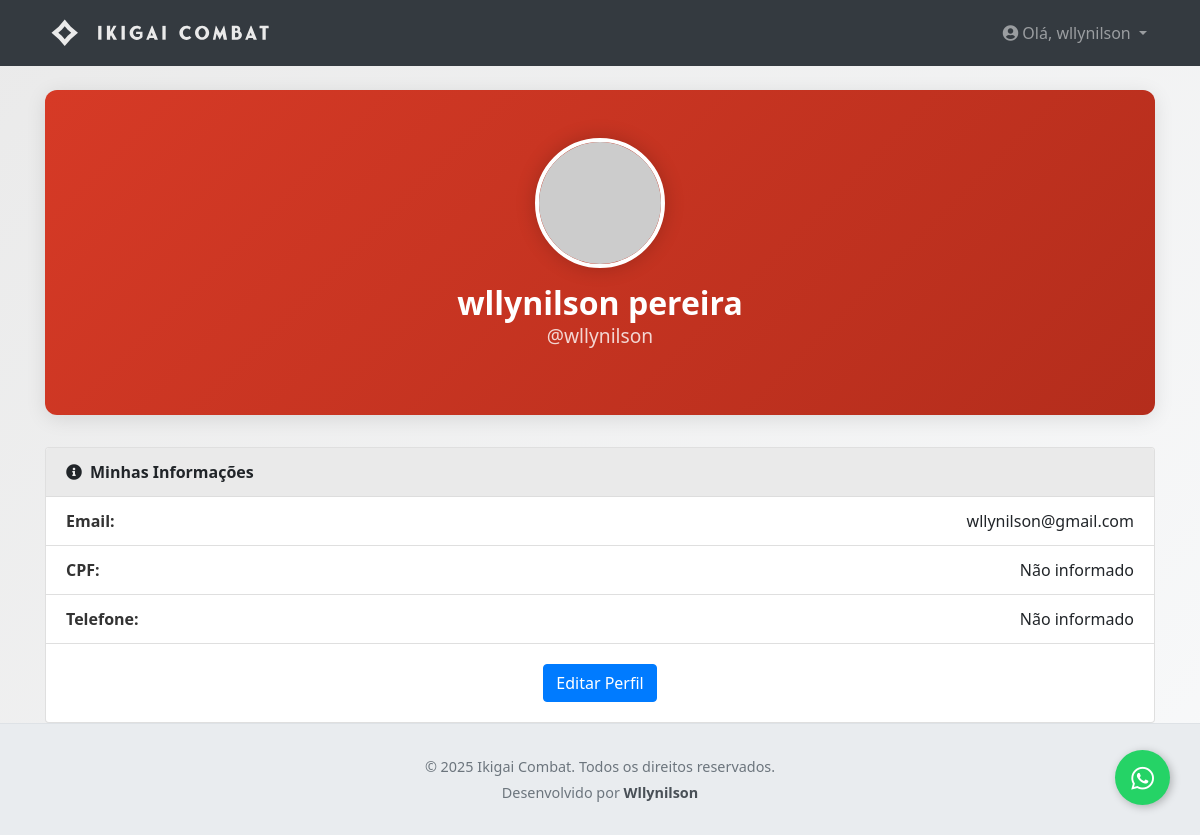
Screenshot of /perfil (signed in) with the database file from the repository.
### app/models.py (models this page shows, shortened)
class User(UserMixin, db.Model):
    __tablename__ = 'users'
    id = db.Column(db.Integer, primary_key=True)
    username = db.Column(db.String(64), index=True, unique=True, nullable=False)
    email = db.Column(db.String(120), index=True, unique=True, nullable=False)
    password_hash = db.Column(db.String(256))
    role = db.Column(db.String(20), nullable=False, default='user')
    nome_completo = db.Column(db.String(150))
    bio = db.Column(db.Text)
    imagem_perfil = db.Column(db.String(300))
    google_id = db.Column(db.String(30), nullable=True, unique=True, index=True)
    inscricoes_registradas = db.relationship('Inscricao', backref='registrado_por', lazy='dynamic',
                                             foreign_keys='Inscricao.registrado_por_user_id')
    participante = db.relationship('Participante', backref='conta_user', uselist=False)

### app/auth/routes.py (the view)
@auth_bp.route('/perfil')
@login_required
def perfil():
    return render_template('auth/perfil.html', title='Meu Perfil')

### app/__init__.py (called while the page is built)
@login_manager.user_loader
def load_user(user_id):
    return models.User.query.get(int(user_id))

### app/templates/auth/perfil.html (shortened to what this page needs)
{% extends "base.html" %}
{% block content %}
    <div class="profile-header">
        <img src="{{ current_user.imagem_perfil or 'https://via.placeholder.com/150.png?text=Perfil' }}"
             alt="Foto de Perfil" class="profile-avatar">
        <h1 class="profile-name">{{ current_user.nome_completo or current_user.username }}</h1>
        <p class="profile-username">@{{ current_user.username }}</p>
    </div>
    <div class="card profile-info-card">
        <div class="card-header">
            <i class="fas fa-info-circle mr-2"></i>Minhas Informações
        </div>
        <ul class="list-group list-group-flush">
            <li class="list-group-item">
                <strong>Email:</strong>
                <span>{{ current_user.email }}</span>
            </li>
            <li class="list-group-item">
                <strong>CPF:</strong>
                <span>{{ current_user.cpf or 'Não informado' }}</span>
            </li>
            <li class="list-group-item">
                <strong>Telefone:</strong>
                <span>{{ current_user.telefone or 'Não informado' }}</span>
            </li>
        </ul>
        <div class="card-body text-center">
            <a href="{{ url_for('auth.editar_perfil') }}" class="btn btn-primary">Editar Perfil</a>
        </div>
    </div>
{% endblock %}

### app/templates/base.html (shortened to what this page needs)
<!DOCTYPE html>
<html lang="pt-BR">
<head>
    <link rel="stylesheet" href="https://stackpath.bootstrapcdn.com/bootstrap/4.5.2/css/bootstrap.min.css">
    <link rel="stylesheet" href="https://cdnjs.cloudflare.com/ajax/libs/font-awesome/5.15.3/css/all.min.css">
    <link rel="stylesheet" href="{{ url_for('static', filename='css/estilos_publicos.css') }}">
</head>
<body>
<nav class="navbar navbar-expand-lg navbar-dark bg-dark mb-4">
    <div class="container">
        <a class="navbar-brand" href="{{ url_for('public.index') }}">
            <img src="{{ url_for('static', filename='images/logo-navbar.svg') }}" alt="Ikigai Combat Logo" height="40">
        </a>
        <div class="collapse navbar-collapse" id="navbarNav">
            <ul class="navbar-nav mr-auto">
                <li class="nav-item active">
                    <a class="nav-link" href="{{ url_for('public.index') }}"> </a>
                </li>
            </ul>
            <ul class="navbar-nav">
                {% if current_user.is_authenticated %}
                    <li class="nav-item dropdown">
                        <a class="nav-link dropdown-toggle" href="#" id="navbarUserDropdown" role="button"
                           data-toggle="dropdown" aria-haspopup="true" aria-expanded="false">
                            <i class="fas fa-user-circle"></i> Olá, {{ current_user.username }}
                        </a>
                    </li>
                {% endif %}
            </ul>
        </div>
    </div>
</nav>
    <main role="main">
        <div class="container">
            {% block content %}{% endblock %}
        </div>
    </main>
<footer class="site-footer">
    <div class="container text-center">
        <p class="mb-1">&copy; {{ current_year }} Ikigai Combat. Todos os direitos reservados.</p>
        <p class="developer-credit mb-0">Desenvolvido por
            <a href="https://www.wllynilson.com.br" target="_blank">Wllynilson</a>
        </p>
    </div>
</footer>
<a href="https://wa.me/5563992457273?text=OSS!%20Preciso%20de%20ajuda%20com%20a%20plataforma%20de%20eventos%20Ikigai." class="whatsapp-fab" target="_blank" title="Fale com o Suporte">
    <i class="fab fa-whatsapp"></i>
</a>
</body>
</html>

### app/static/css/estilos_publicos.css (style rules this page uses)
:root { --primary-red: rgb(214, 58, 38); --primary-white: rgb(234, 234, 234); --dark-red: rgb(180, 45, 28); --light-red: rgba(214, 58, 38, 0.1); --shadow: 0 4px 20px rgba(0, 0, 0, 0.1); --shadow-hover: 0 8px 30px rgba(0, 0, 0, 0.15); --border-radius: 12px; --transition: all 0.3s ease; }
body { background: linear-gradient(135deg, var(--primary-white) 0%, #f8f9fa 100%); font-family: 'Segoe UI', Tahoma, Geneva, Verdana, sans-serif; }
.whatsapp-fab { position: fixed; width: 55px; height: 55px; bottom: 30px; right: 30px; background-color: #25D366; color: #FFF; border-radius: 50%; text-align: center; font-size: 26px; box-shadow: 2px 2px 8px rgba(0, 0, 0, 0.25); z-index: 1000; display: flex; align-items: center; justify-content: center; text-decoration: none; transition: var(--transition); }
.site-footer { padding: 2rem 0; background-color: #e9ecef; border-top: 1px solid #dee2e6; font-size: 0.9rem; color: #6c757d; }
.developer-credit a { color: #495057; font-weight: 600; text-decoration: none; transition: var(--transition); }
.profile-header { background: linear-gradient(135deg, var(--primary-red), var(--dark-red)); color: white; padding: 3rem 2rem; border-radius: var(--border-radius); margin-bottom: 2rem; text-align: center; box-shadow: var(--shadow); }
.profile-avatar { width: 130px; height: 130px; border-radius: 50%; border: 4px solid white; box-shadow: 0 0 20px rgba(0,0,0,0.2); object-fit: cover; margin-bottom: 1rem; }
.profile-name { font-weight: 700; font-size: 2rem; margin: 0; }
.profile-username { font-weight: 300; opacity: 0.8; font-size: 1.2rem; }
.profile-info-card .card-header { font-weight: 700; background-color: var(--primary-white); border-bottom: 1px solid #ddd; }
.profile-info-card .list-group-item { display: flex; justify-content: space-between; align-items: center; }
.profile-info-card .list-group-item strong { color: #333; }

### rows the page displays
User: username "wllynilson", nome_completo "wllynilson pereira", email "wllynilson@gmail.com"

### other values shown
{{ current_user.cpf or 'Não informado' }} "Não informado"
{{ current_user.telefone or 'Não informado' }} "Não informado"
